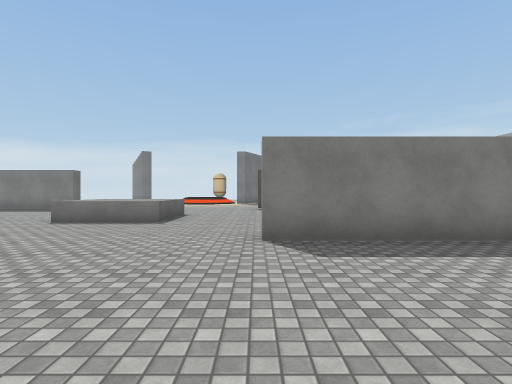
view 1 (above)

22 first-person views from a walk through a Unity game level. The camera is 1.4 m above the floor, looks level and sees 80° across. The floor is counted in squares, 2 m on a side. Each view is taken from the middle of a square. On the plan, view 1 faces up. The plan holds only what a view shows up to about 10 squares ahead; the rest is blank. The place goes on beyond the plan. The player is left out. Some surface patterns are stand-ins.

view 2
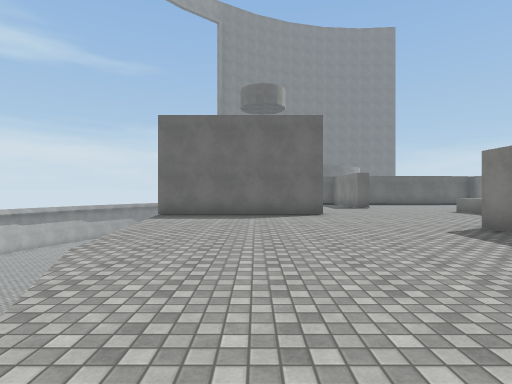

view 3
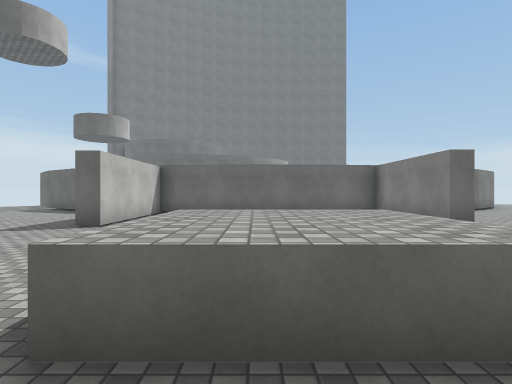

view 4
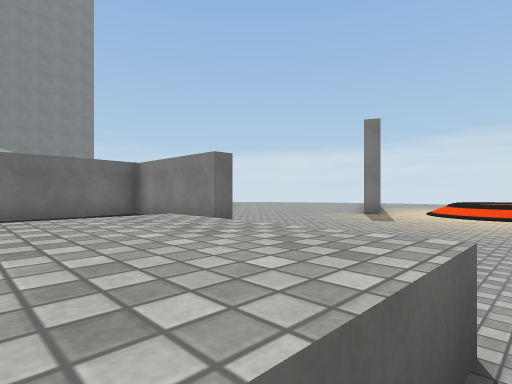

view 5
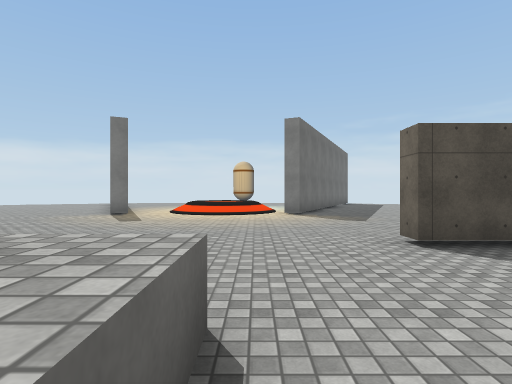

view 6
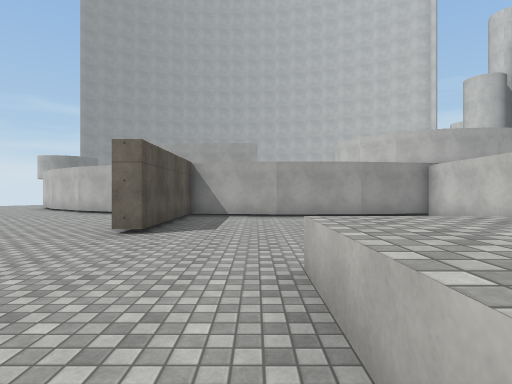

view 7
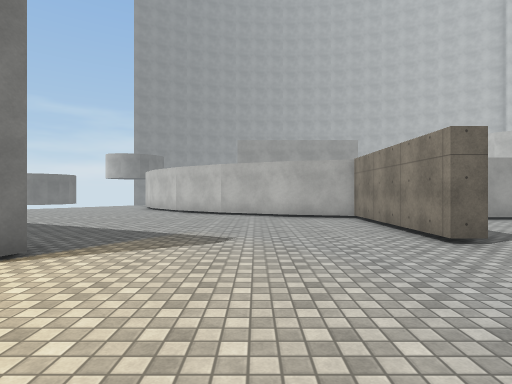

view 8
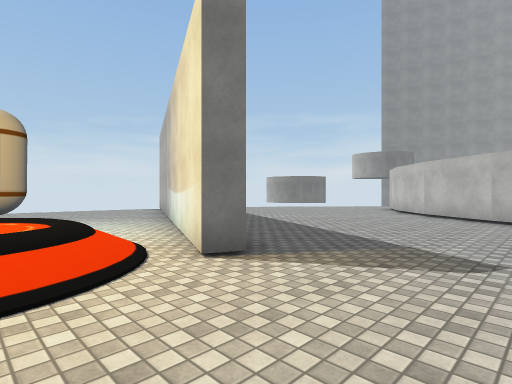

view 9
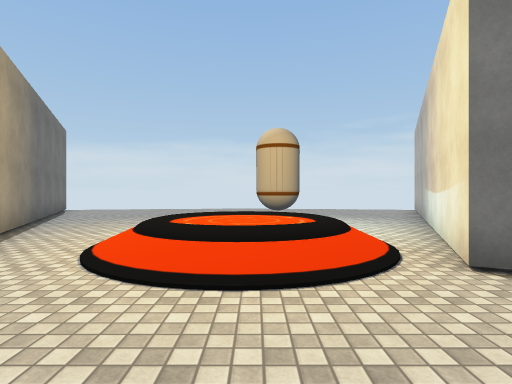

view 10
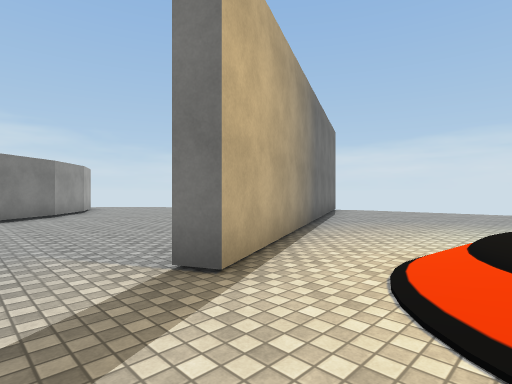

view 11
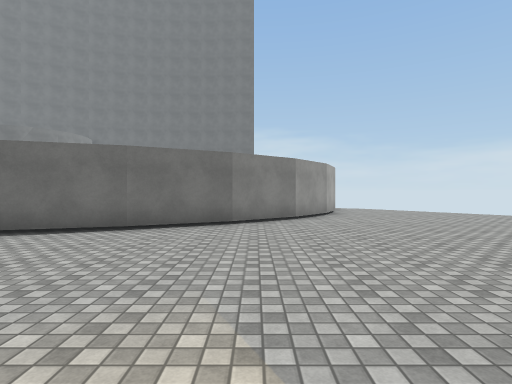

view 12
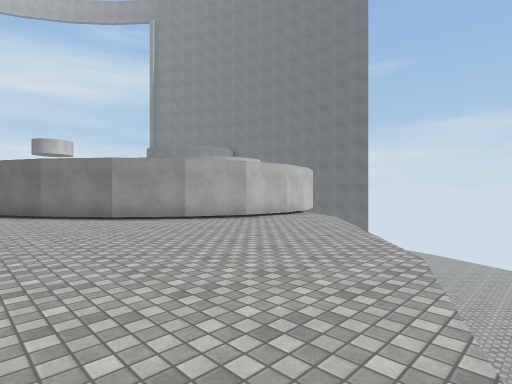

view 13
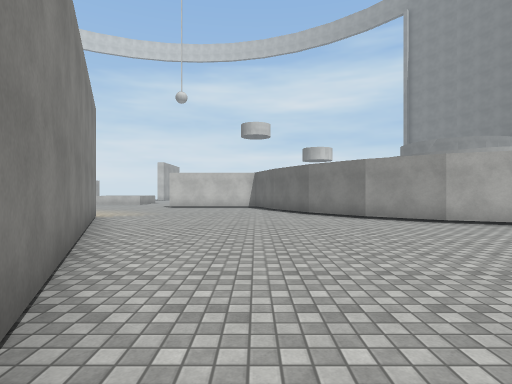

view 14
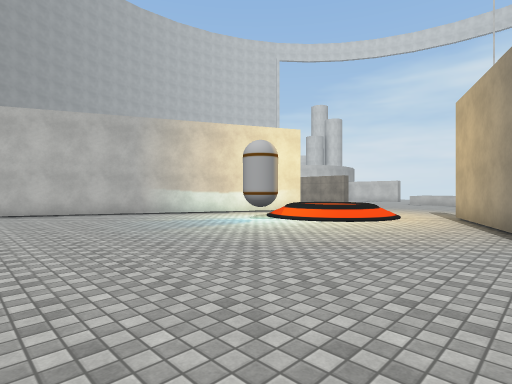

view 15
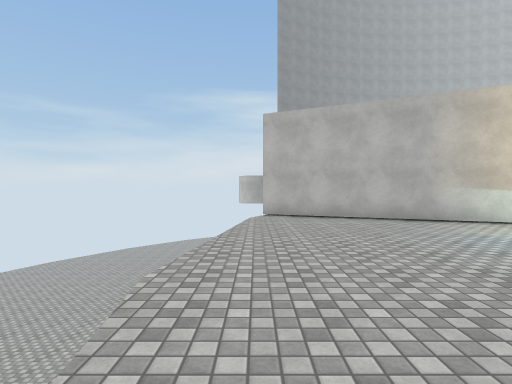

view 16
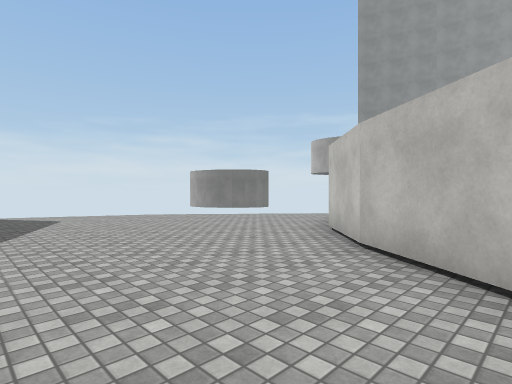

view 17
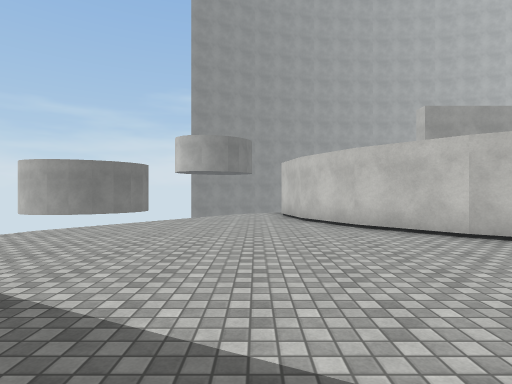

view 18
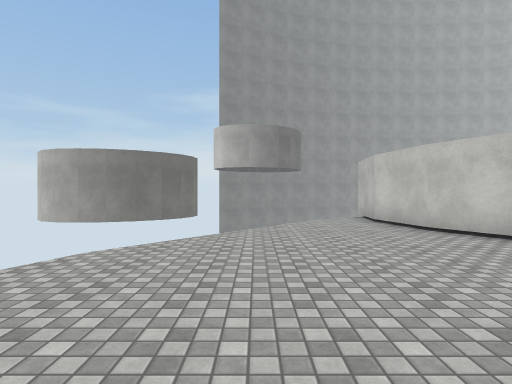

view 19
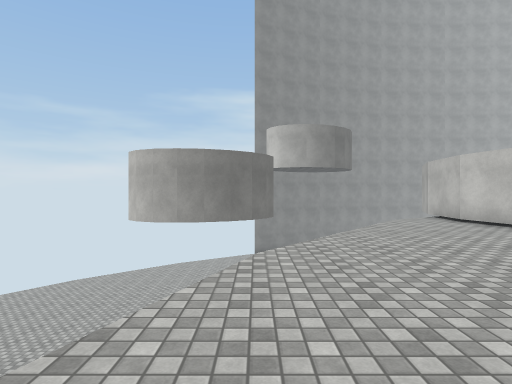

view 20
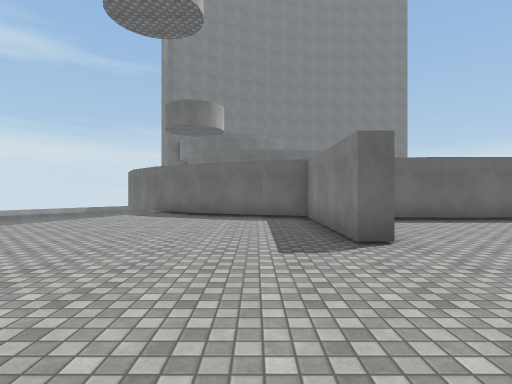

view 21
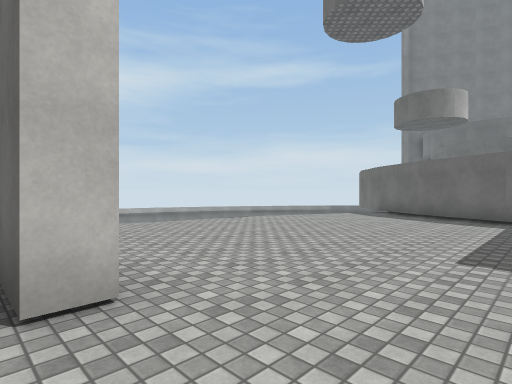

view 22
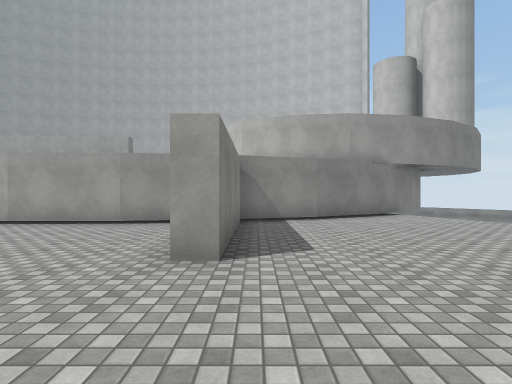

### Floor plan
Key: @ floor where view 1 was taken; # wall or solid block; x gap in a wall; . floor; / step, stairs or slope; ^ raised ledge; v drop or lower ground; O other object.
Columns run from 21 left of view 1 to 14 right of it. Each row starts with its distance up from view 1.
 28                 vvvvv          vx vv
 27              ...........x      v
 26         vv.  ...........#.vv   v#
 25 vvvv  v....#............#....v v##
 24 vv   v.....##..........##.....v
 23     v.......#..........# ......v
 22    .........##........##.........
 21   v..........#....O...#..........v
 20   ##.........##./   .##........####v
 19    ####.......#./   .#.......###
 18       ##......#/// /##......##
 17        ##..................##
 16         #..................#
 15         ##................##
 14          #................#
 13          #................#
 12          #####    ....#####
 11           #      ........#
 10           #     .........#
  9           #.  ...^^......#
  8           #.. ...^^......#
  7           #......^^......#
  6           #..............#
  5           #  ............#
  4          ######......######
  3          #................#
  2         ##........#.......##
  1         #.........#........##
  0         #.........#..@......#
 -1          ........ #........v#
 -2           vv..... #.....vv
 -3                v vxvvv

Positions as (right, up) in squares from view 1, and headings:
1: (0, 0), facing up
2: (6, 0), facing left
3: (-1, 8), facing left
4: (-2, 8), facing up-left
5: (-2, 8), facing up
6: (-5, 10), facing right
7: (-4, 15), facing right
8: (-3, 15), facing up-right
9: (-3, 15), facing up
10: (-4, 16), facing up-left
11: (-6, 17), facing left
12: (-11, 26), facing down-left
13: (-11, 26), facing down
14: (-8, 27), facing down-right
15: (-6, 27), facing right
16: (3, 16), facing up-right
17: (2, 21), facing right
18: (4, 23), facing right
19: (4, 25), facing right
20: (-3, 3), facing left
21: (-3, 4), facing down-left
22: (-3, 4), facing right
